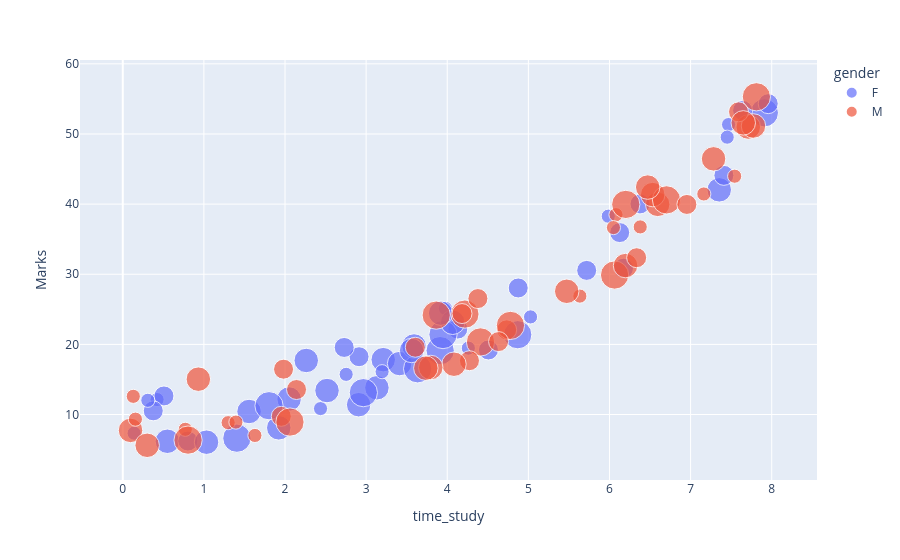

The code cell stored with this chart in its notebook:
### Code cell
fig = px.scatter(df,
                x='time_study',
                y='Marks',
                color='gender',
                size='Tshirt_size',
                hover_data=['time_study', 'Marks', 'hostel', 'gender','attendance_rate','subject']
)
fig.show()

### Figure 1 — Plotly figure (JSON) as saved in the notebook; plotly's stock layout.template omitted (floating-point values rounded to 4 significant figures; data arrays with more than 128 entries replaced by an {"elided": "..."} marker saying what was removed)
{"data": [{"customdata": {"elided": "51x4 mixed values"}, "hovertemplate": "gender=%{customdata[1]}<br>time_study=%{x}<br>Marks=%{y}<br>Tshirt_size=%{marker.size}<br>hostel=%{customdata[0]}<br>attendance_rate=%{customdata[2]}<br>subject=%{customdata[3]}<extra></extra>", "legendgroup": "F", "marker": {"color": "#636efa", "size": [2, 3, 4, 3, 3, 2, 3, 1, 3, 1, 2, 1, 2, 3, 2, 4, 4, 2, 3, 4, 1, 1, 3, 3, 4, 2, 2, 2, 1, 2, 1, 4, 3, 4, 3, 2, 1, 1, 2, 3, 2, 1, 3, 3, 4, 2, 2, 1, 3, 3, 1], "sizemode": "area", "sizeref": 0.01, "symbol": "circle"}, "mode": "markers", "name": "F", "orientation": "v", "showlegend": true, "type": "scatter", "x": [4.508, 3.133, 7.909, 3.211, 3.413, 6.173, 7.353, 0.423, 2.908, 4.26, 5.719, 3.977, 6.126, 2.051, 4.875, 3.635, 1.407, 0.508, 1.923, 2.966, 0.14, 2.754, 3.591, 1.557, 3.913, 4.13, 2.913, 7.641, 7.468, 0.376, 2.438, 4.869, 0.55, 3.948, 2.518, 0.803, 5.985, 7.451, 7.957, 2.262, 7.41, 3.197, 4.067, 1.033, 1.803, 6.376, 2.73, 5.027, 3.919, 3.561, 0.309], "xaxis": "x", "y": [19.2, 13.81, 53.02, 17.82, 17.26, 30.86, 42.04, 12.13, 11.4, 19.47, 30.55, 25.13, 35.94, 12.21, 28.04, 16.52, 6.623, 12.65, 8.1, 13.12, 7.336, 15.72, 19.77, 10.43, 19.11, 22.18, 18.24, 53.36, 51.34, 10.52, 10.84, 21.38, 6.185, 21.4, 13.42, 6.217, 38.28, 49.54, 54.32, 17.7, 44.1, 16.11, 23.15, 6.053, 11.25, 40.02, 19.56, 23.92, 24.45, 19.13, 12.03], "yaxis": "y"}, {"customdata": {"elided": "49x4 mixed values"}, "hovertemplate": "gender=%{customdata[1]}<br>time_study=%{x}<br>Marks=%{y}<br>Tshirt_size=%{marker.size}<br>hostel=%{customdata[0]}<br>attendance_rate=%{customdata[2]}<br>subject=%{customdata[3]}<extra></extra>", "legendgroup": "M", "marker": {"color": "#EF553B", "size": [3, 4, 4, 4, 4, 2, 1, 3, 2, 2, 1, 1, 4, 3, 3, 3, 1, 3, 3, 3, 2, 4, 3, 4, 1, 4, 1, 1, 2, 3, 3, 2, 1, 2, 3, 1, 3, 2, 1, 2, 1, 4, 2, 4, 2, 3, 3, 1, 2], "sizemode": "area", "sizeref": 0.01, "symbol": "circle"}, "mode": "markers", "name": "M", "orientation": "v", "showlegend": true, "type": "scatter", "x": [0.096, 7.811, 6.063, 4.41, 4.218, 4.274, 6.08, 7.711, 4.733, 4.378, 0.156, 1.299, 3.864, 0.932, 6.594, 4.083, 7.543, 7.283, 6.533, 7.775, 1.954, 2.061, 3.797, 4.779, 5.635, 6.703, 0.771, 6.049, 7.591, 7.649, 6.198, 3.606, 0.13, 2.142, 5.473, 1.395, 3.736, 4.633, 1.629, 6.954, 6.379, 0.805, 1.982, 6.201, 4.182, 6.471, 0.301, 7.163, 6.335], "xaxis": "x", "y": [7.734, 55.3, 29.89, 20.35, 24.32, 17.67, 38.49, 50.99, 22.07, 26.53, 9.333, 8.837, 24.17, 15.04, 39.97, 17.17, 43.98, 46.45, 41.36, 51.14, 9.742, 8.924, 16.7, 22.7, 26.88, 40.6, 7.892, 36.65, 53.16, 51.58, 31.24, 19.59, 12.59, 13.56, 27.57, 8.92, 16.61, 20.4, 7.014, 39.95, 36.75, 6.349, 16.46, 39.96, 24.39, 42.43, 5.609, 41.44, 32.36], "yaxis": "y"}], "layout": {"legend": {"itemsizing": "constant", "title": {"text": "gender"}, "tracegroupgap": 0}, "margin": {"t": 60}, "xaxis": {"anchor": "y", "domain": [0, 1], "title": {"text": "time_study"}}, "yaxis": {"anchor": "x", "domain": [0, 1], "title": {"text": "Marks"}}}}
